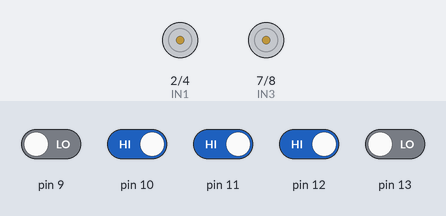
Bench run of a sketch on a simulated Arduino Uno, built with avr-gcc and run on an emulated ATmega328P. On the bench: motor-driver pin pairs drawn as motors (green arrow = first pin HIGH = forward, orange = second pin HIGH = backward, longer = more drive, scaled by the enable pin). Inputs (shaded band) come from the test bench; at power-on: pin 10–12 HIGH, pin 9, pin 13 LOW.

Above: at 1.2 s.
1.3 s: pin 12 driven LOW
At 2.0 s:
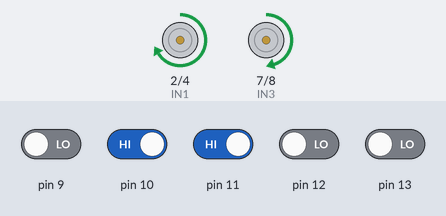
2.8 s: pin 10 driven LOW
At 3.1 s:
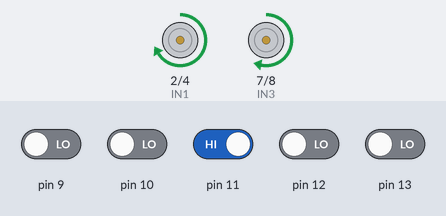
4.3 s: pin 10 driven HIGH
At 5.5 s:
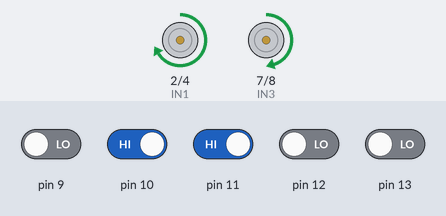
5.8 s: pin 11 driven LOW
At 6.6 s:
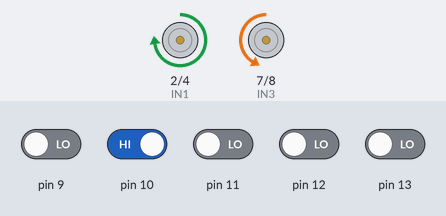
7.3 s: pin 11 driven HIGH
At 7.7 s:
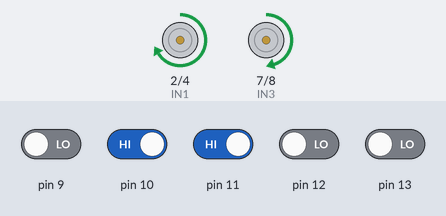
Timing chart, 0 to 9.8 s (numbered marks = the images above; inputs shaded):
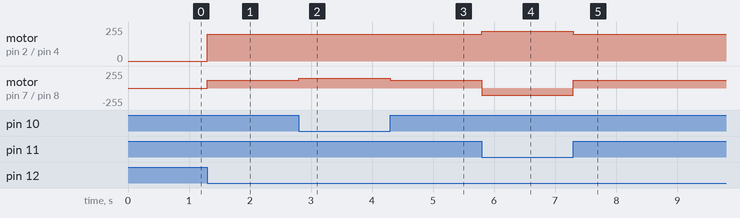

Measured:
- after the input at 1.3 s, motor on pin 2 (IN1) / pin 4 (IN2): stopped → forward 200/255 at once; motor on pin 7 (IN3) / pin 8 (IN4): stopped → forward 120/255 at once
- after the input at 2.8 s, motor on pin 7 (IN3) / pin 8 (IN4): forward 120/255 → forward 150/255 at once
- after the input at 4.3 s, motor on pin 7 (IN3) / pin 8 (IN4): forward 150/255 → forward 120/255 at once
- after the input at 5.8 s, motor on pin 2 (IN1) / pin 4 (IN2): forward 200/255 → forward 225/255 at once; motor on pin 7 (IN3) / pin 8 (IN4): forward 120/255 → backward 105/255 at once
- after the input at 7.3 s, motor on pin 2 (IN1) / pin 4 (IN2): forward 225/255 → forward 200/255 at once; motor on pin 7 (IN3) / pin 8 (IN4): backward 105/255 → forward 120/255 at once

The sketch:

line_follower.ino
```cpp
int IN1= 2 ; int IN2 = 4; int  ENA = 3;   // right motor
int IN3= 7 ; int IN4 = 8; int  ENB = 6;   // left motor
int C ; int R; int L; int SR; int SL;     // sensors

#define MOTORSPEED    150

void setup() {
  Serial.begin(9600);
  // Set Motor pins mode to output
  pinMode(IN1,OUTPUT);
  pinMode(IN2,OUTPUT);
  pinMode(IN3,OUTPUT);
  pinMode(IN4,OUTPUT);
  pinMode(ENA,OUTPUT);
  pinMode(ENB,OUTPUT);
  //sensors pins
  pinMode(12,INPUT);
  pinMode(11,INPUT);
  pinMode(13,INPUT);
  pinMode(6,INPUT);
  pinMode(10,INPUT);

}

void loop() {
  R  = digitalRead(11);
  C  = digitalRead(13);
  L  = digitalRead(9);
  SL = digitalRead(12);
  SR = digitalRead(10);

/* // For debug
   Serial.print("R_Sensor: ");
   Serial.print(R);
   Serial.print("  C_Sensor: ");
   Serial.print(C);
   Serial.print("  L_Sensor: ");
   Serial.println(L);
   Serial.print("  SL_Sensor: ");
   Serial.println(SL);
   Serial.print("SR_Sensor: ");
   Serial.println(SR);
   //Forward(100,100);
   delay(400);*/

  if (SL == 0 && SR == 0 && C == 1 && R== 0 && SR== 0)
  {
    Forward(MOTORSPEED+20,MOTORSPEED+20);         //forward
   }
   else if (SL == 0 && L == 1 && C == 0 && R == 0 && SR == 0 )
   {
     Forward(MOTORSPEED,MOTORSPEED+50) ;          //slight left
   }
   else if (SL == 1 && L == 1 && C == 0 && R == 0 && SR == 0)
   {
      Forward(MOTORSPEED-30,MOTORSPEED+50) ;      //slight left +
   }
   else if (SL == 0 && L == 0 && C == 0 && R == 1 && SR == 0 )
   {
     Forward(MOTORSPEED+50,MOTORSPEED) ;          //slight right
   }
   else if (SL ==  0 && L== 0 &&  C== 0 && SR == 1 && R==1)
   {
      Forward(MOTORSPEED+50,MOTORSPEED-30) ;      //slight right +
   }
   else if((SL == 1 && L== 0 &&  C== 0 && SR == 0 && R==0))
   {
     TurnLeft(MOTORSPEED-45,MOTORSPEED+75) ;      // significant left

   }
   else if((SL == 0 && L == 0 && C == 0 && R == 0 && SR == 1 ))
   {
      TurnRight(MOTORSPEED+75,MOTORSPEED-45) ;    // significant right
   }

}
void Motor_Stop(void)
{
  analogWrite(ENA,0);
  analogWrite(ENB,0);
}
void Forward(int LMotorSpeed,int RMotorSpeed)
{
  digitalWrite(IN1,HIGH);
  digitalWrite(IN2,LOW);
  digitalWrite(IN3,HIGH);
  digitalWrite(IN4,LOW);
  analogWrite(ENB,RMotorSpeed);
  analogWrite(ENA,LMotorSpeed);
}
void TurnLeft(int LMotorSpeed,int RMotorSpeed)
{
  //left motor => move backward
  digitalWrite(IN1,LOW);
  digitalWrite(IN2,HIGH);
  analogWrite(ENA,LMotorSpeed);

// right Motor => move forward
  digitalWrite(IN3,HIGH);
  digitalWrite(IN4,LOW);
  analogWrite(ENB,RMotorSpeed);
}
void TurnRight(int LMotorSpeed,int RMotorSpeed)
{
  //left motor => move forward
  digitalWrite(IN1,HIGH);
  digitalWrite(IN2,LOW);
  analogWrite(ENA,LMotorSpeed);

  // right motor => move backward
  digitalWrite(IN3,LOW);
  digitalWrite(IN4,HIGH);
  analogWrite(ENB,RMotorSpeed);
}
```
